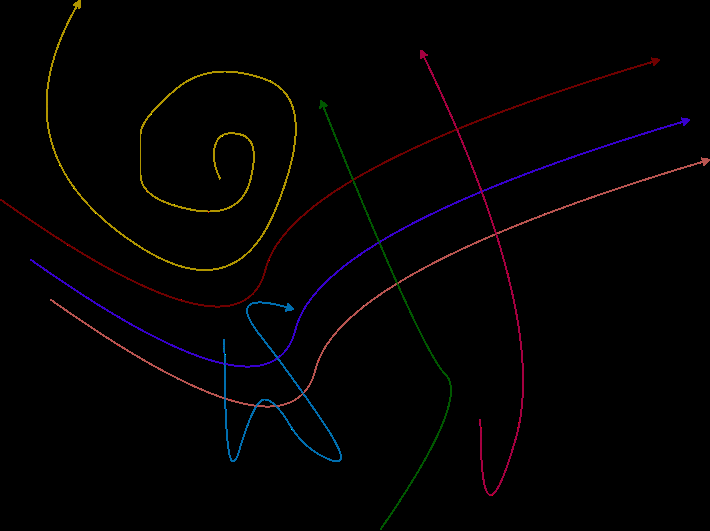
#> input picture path_extraction/data/image78.png, 710 x 531 px
$ python -i curve_extraction_utils_copy_backup.py   (imports and definitions only)
#> lines starting #> are read from the running program, lines starting #| are printed output that depends on the picture; after the words box and inside, x2 and y2 are one past the last pixel; in counts of white or black regions, pixels touching at a corner belong together
import cv2
import numpy as np
import math
import matplotlib.pyplot as plt


def extract_curve_from_mask(image: cv2.typing.MatLike):
    # Convert the image to grayscale
    bgr = cv2.cvtColor(image, cv2.COLOR_RGB2BGR)
#> bgr is the input picture: shape (531, 710, 3); mean B, G, R 1.8, 1.7, 2.9
    gray = cv2.cvtColor(bgr, cv2.COLOR_BGR2GRAY)
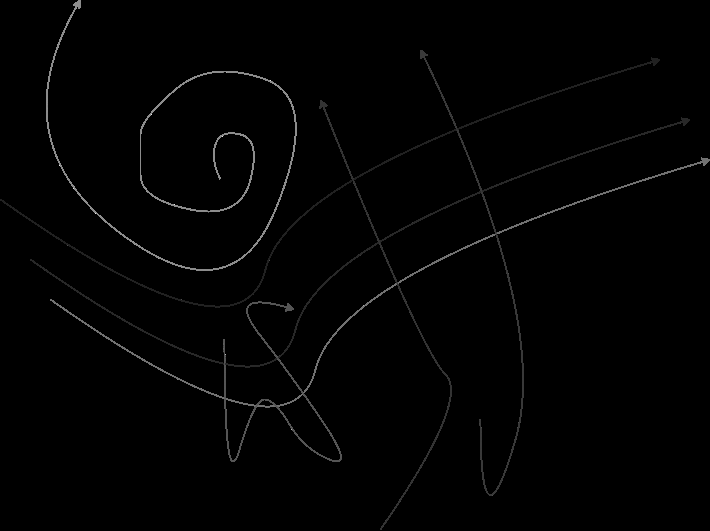
#> gray: shape (531, 710); min 0, max 226, mean 2.1

    # Ensure the image is binary
    _, binary_image = cv2.threshold(gray, 0, 255, cv2.THRESH_BINARY)
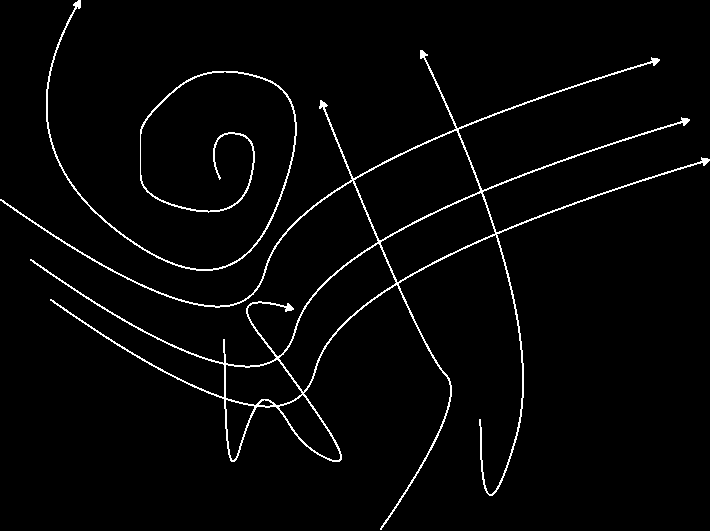
#> binary_image: shape (531, 710); 2.6% white in thin lines or dots

    # Find contours in the skeletonized image
    contours, _ = cv2.findContours(binary_image, cv2.RETR_TREE, cv2.CHAIN_APPROX_NONE)
#> contours = 9 contours; largest, box (x1, y1, x2, y2) and area: (0, 50, 710, 530) 28000, (353, 130, 481, 241) 7534, (278, 243, 397, 393) 5940, (380, 192, 496, 283) 4868, (225, 359, 303, 406) 2530
    # draw contours with color blue and thickness 5
    cv2.drawContours(bgr, contours, -1, (255, 255, 0), 2)
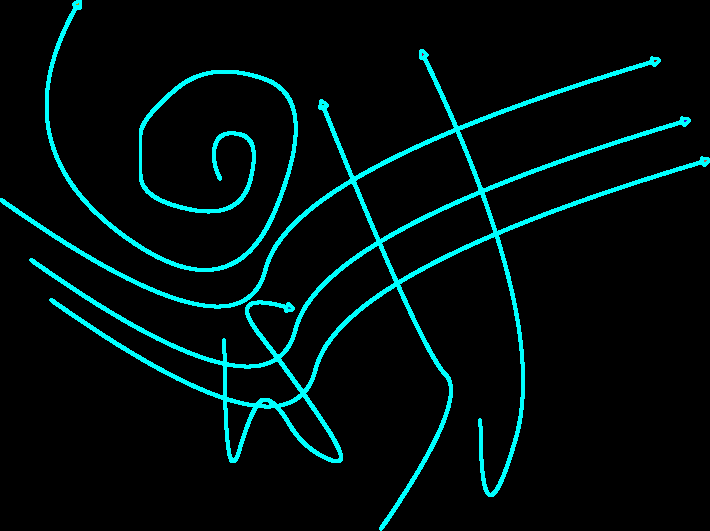
#> bgr: shape (531, 710, 3); 5.94% of pixels changed, all inside (x1, y1, x2, y2) = (0, 0, 710, 531)
    cv2.imshow("contours", bgr)
    cv2.waitKey(0)

    paths = []
    for contour in contours:
        # Reshape the contour to a list of (x, y) points
        contour_points = contour.reshape(-1, 2)
        #print("contour_points", contour_points)

        # If the contour is a loop, break the loop to form a line-like structure
        # We assume the endpoints are the points with maximum distance from each other
        distances = np.linalg.norm(contour_points - contour_points[:, None], axis=2)
        start_idx, end_idx = np.unravel_index(distances.argmax(), distances.shape)
        print("start_idx, end_idx", start_idx, end_idx)
        if start_idx > end_idx:
            contour_points = contour_points[start_idx:end_idx:-1]
        else:
            contour_points = contour_points[start_idx : end_idx + 1]

        paths.append(contour_points)
#> this loop made 9 passes
#> (start_idx, end_idx) on passes 1 to 9: (732, 4253), (10, 25), (1, 83), (65, 136), (36, 145), (2, 163), (1, 140), (3, 164), (0, 356)
#| start_idx, end_idx 732 4253
#| start_idx, end_idx 10 25
#| start_idx, end_idx 1 83
#| start_idx, end_idx 65 136
#| start_idx, end_idx 36 145
#| start_idx, end_idx 2 163
#| start_idx, end_idx 1 140
#| start_idx, end_idx 3 164
#> (further printed lines are left out)
#> pass 1, in extract_curve_from_mask, `distances = np.linalg.norm(contour_points - contour_points[:, None], a..`:
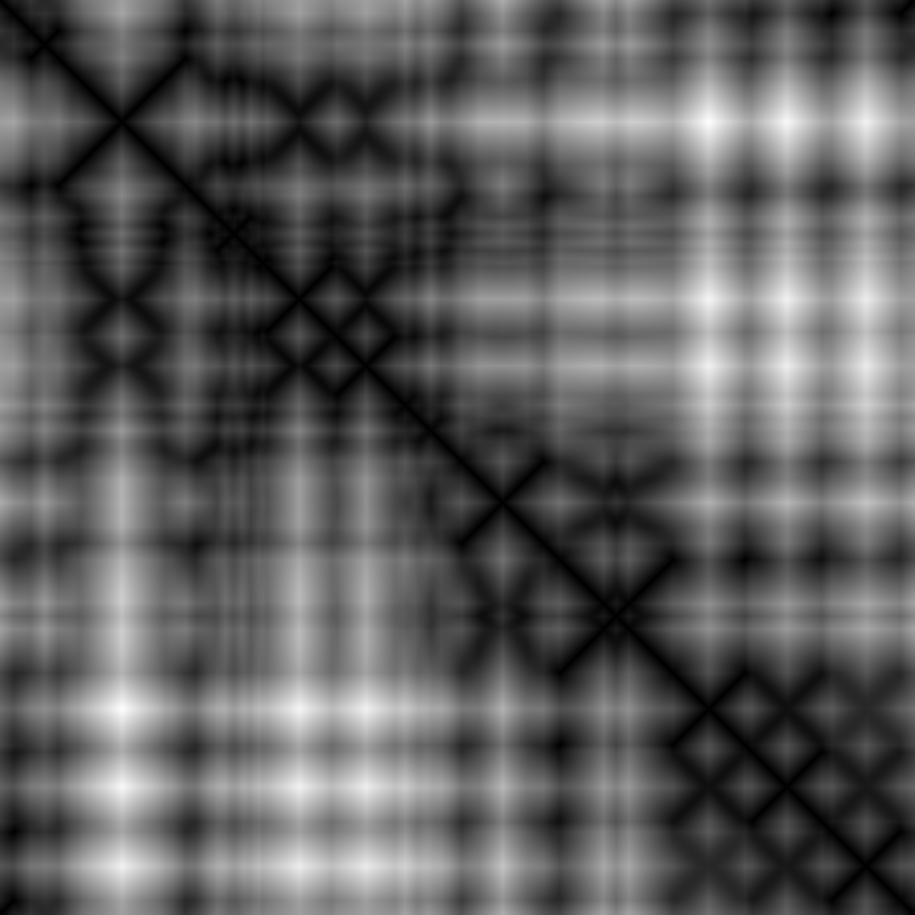
#> distances: shape (5485, 5485) float64 (shown at 1/6 size); min 0, max 710.2, mean 260.7; drawn with min black and max white
#> pass 3, in extract_curve_from_mask, `distances = np.linalg.norm(contour_points - contour_points[:, None], a..`:
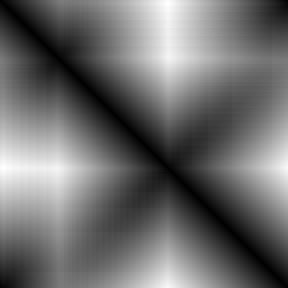
#> distances: shape (144, 144) float64 (shown 2 times larger); min 0, max 61.4, mean 26.2; drawn with min black and max white
#> after the loop, paths = 9 items

    # draw each line in different color and thickness 2
    # 8 colors
    colors = [(100, 200, 255), (0, 255, 0), (255, 0, 0), (255, 255, 0), (0, 255, 255), (255, 0, 255), (255, 255, 255), (0, 0, 0)]

    # draw the lines in different colors above
    for i, path in enumerate(paths):
        print("drawing line with path len", len(path))
        for j in range(len(path) - 1):
            cv2.line(bgr, tuple(path[j]), tuple(path[j+1]), colors[i % len(colors)], 2)

        # draw a circle at the start and end of the path
        cv2.circle(bgr, tuple(path[0]), 5, (0, 255, 255), -1)
        cv2.circle(bgr, tuple(path[-1]), 5, (0, 255, 255), -1)
#> this loop made 9 passes
#| drawing line with path len 3522
#| drawing line with path len 16
#| drawing line with path len 83
#| drawing line with path len 72
#| drawing line with path len 110
#| drawing line with path len 162
#| drawing line with path len 140
#| drawing line with path len 162
#> (further printed lines are left out)
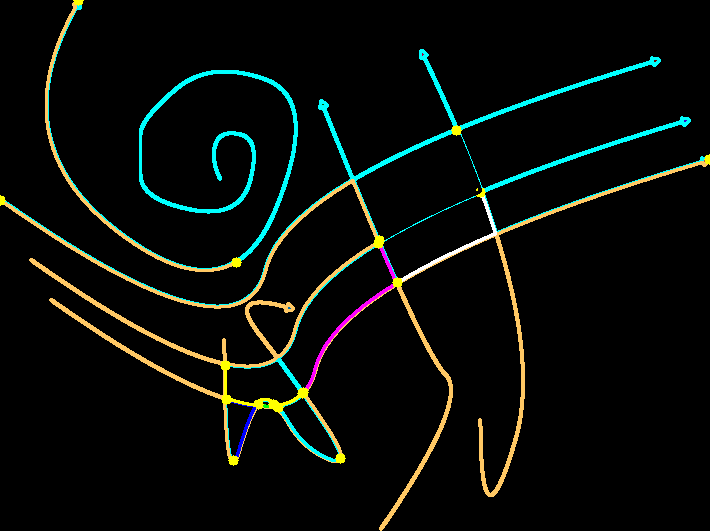
#> bgr: shape (531, 710, 3); 3.75% of pixels changed, all inside (x1, y1, x2, y2) = (0, 0, 710, 531)

    # # plot the paths in the same image
    # for path in paths:
    #     for i in range(len(path) - 1):
    #         cv2.line(bgr, tuple(path[i]), tuple(path[i+1]), (0, 0, 255), 2)

    cv2.imshow("paths", bgr)
    cv2.waitKey(0)

    def get_distance(path1, path2):
        return np.linalg.norm(path1 - path2)

    # # Sort the paths based on the distance between the end of one path and the start of the next
    # do this for all paths, they can be in any order
    print("total paths", len(paths))
#| total paths 9

    # write all paths to a file (dynamically named)
    f = open("current_points.txt", "w")
    for path in paths:
        f.write("\n === path start ==== \n")

        # write first 5 points and last 5 points
        for i, point in enumerate(path):
            if i < 5 or i > len(path) - 6:
                x, y = point
                f.write(f"[{x}, {y}]\n")

    final_path = paths[0]
#> final_path = 3522 pairs, first value 0 to 709, second value 159 to 529
    paths.pop(0)
    threshold = 15
    consecquent_errors = 0
    while len(paths) > 0:
        for i, path in enumerate(paths):
            # if len(path) <= 10:
            #     paths.pop(i)
            #     continue
            start_to_end = get_distance(final_path[0], path[-1])
            end_to_start = get_distance(final_path[-1], path[0])
            start_to_start = get_distance(final_path[0], path[0])
            end_to_end = get_distance(final_path[-1], path[-1])
            print("trying to merge contour", i)
            print("start to end and (start, end)", start_to_end, final_path[0], path[-1])
            print("end to start and (end, start)", end_to_start, final_path[-1], path[0])
            print("start to start and (start, start)", start_to_start, final_path[0], path[0])
            print("end to end and (end, end)", end_to_end, final_path[-1], path[-1])

            if start_to_end < threshold:
                print("start to end", start_to_end)
                final_path = np.concatenate((path, final_path))
                paths.pop(i)
                consecquent_errors = 0
                break
            elif end_to_start < threshold:
                print("end to start", end_to_start)
                final_path = np.concatenate((final_path, path))
                paths.pop(i)
                consecquent_errors = 0
                break
            elif start_to_start < threshold:
                print("start to start", start_to_start)
                final_path = np.concatenate((path[::-1], final_path))
                paths.pop(i)
                consecquent_errors = 0
                break
            elif end_to_end < threshold:
                print("end to end", end_to_end)
                final_path = np.concatenate((final_path, path[::-1]))
                paths.pop(i)
                consecquent_errors = 0
                break
            else:
                print("No match found")
                consecquent_errors += 1
                threshold += 10

            if consecquent_errors > 15:
                print("consecquent_errors", consecquent_errors)
                print("Could not find a match for the path")
                exit(1)


            # see if any of these lines are over another, for example, when the path is reversing
            # there can be chances that one path/line is over another
            # identify such cases and try to merge them
            # if there are no matches, but the path is over another path, then try to merge them

            for j in range(len(final_path) - 1):
                cv2.line(bgr, tuple(final_path[j]), tuple(final_path[j+1]), (255, 255, 255), 2)

            # draw a circle at the start and end of the final path
            cv2.circle(bgr, tuple(final_path[0]), 5, (0, 0, 255), -1)
            cv2.circle(bgr, tuple(final_path[-1]), 5, (0, 0, 255), -1)

            cv2.imshow("new path - ", bgr)
            cv2.waitKey(0)
#> this loop made 8 passes
#> (start_to_end, end_to_start, start_to_start, end_to_end, threshold) on passes 1 to 8: (328.9, 500.1, 340.8, 513.3, 25), (349.1, 539.3, 301.1, 563.2, 35), (346.6, 474.9, 426.8, 497.3, 45), (279, 469.5, 358.4, 526, 55), (358.7, 341.5, 380.4, 468.1, 65), (405.4, 231.4, 480.1, 335.4, 75), (381.1, 254.7, 461.3, 339.8, 85), (244, 650.7, 214.7, 484.1, 95)
#> (printed output is left out)
#> pass 1, in extract_curve_from_mask, `cv2.imshow("new path - ", bgr)`:
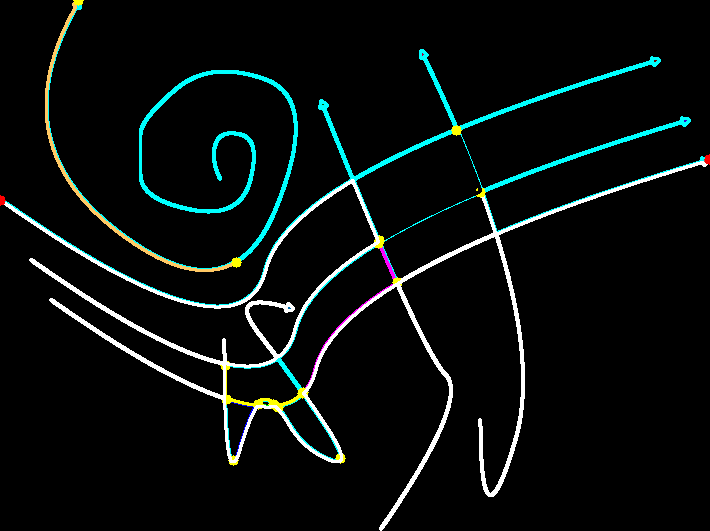
#> window 'new path - ': shape (531, 710, 3); mean B, G, R 13.7, 14.5, 9.2
#> after the loop, paths = 8 items; threshold = 95

        if consecquent_errors == 0:
            threshold = 15


    # [7 lines of commented-out code are left out]
    return final_path

>>> import cv2
>>> picture = cv2.cvtColor(cv2.imread('data/image78.png'), cv2.COLOR_BGR2RGB)
>>> result = extract_curve_from_mask(picture)

$ run again, on path_extraction/data/test2.png
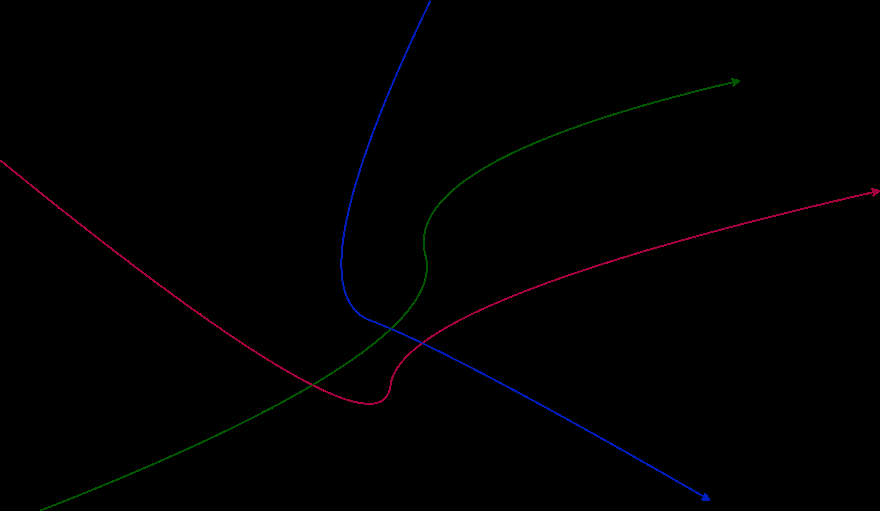
#> input picture path_extraction/data/test2.png, 880 x 511 px
#> in extract_curve_from_mask, bgr is the input picture: shape (511, 880, 3); mean B, G, R 0.9, 0.4, 0.7
#> binary_image: shape (511, 880); 1.2% white in thin lines or dots
#> contours = 2 contours; box (x1, y1, x2, y2) and area: (0, 0, 880, 511) 6484, (314, 329, 421, 404) 3561
#> the loop in extract_curve_from_mask, `for contour in contours:` made 2 passes
#> (start_idx, end_idx) on passes 1 to 2: (1316, 2759), (30, 156)
#> (printed output is left out)
#> after the loop in extract_curve_from_mask, `for contour in contours:`: paths = 2 items
#> the loop in extract_curve_from_mask, `for i, path in enumerate(paths):` made 2 passes
#| drawing line with path len 1444
#| drawing line with path len 127
#> after the loop in extract_curve_from_mask, `for i, path in enumerate(paths):`:
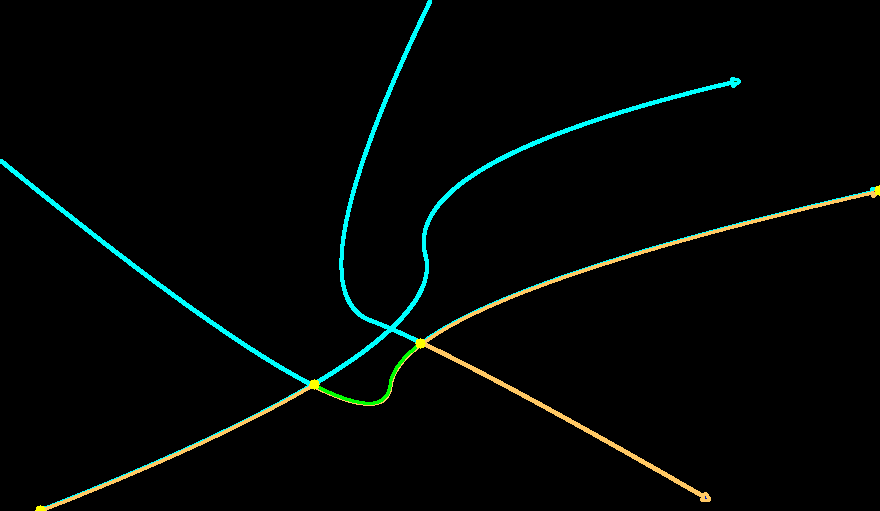
#> bgr: shape (511, 880, 3); mean B, G, R 5, 6.4, 2.6
#| total paths 2
#> the loop in extract_curve_from_mask, `for path in paths:` made 2 passes
#> final_path = 1444 pairs, first value 40 to 879, second value 190 to 510
#> the loop in extract_curve_from_mask, `for i, path in enumerate(paths):` made 1 pass
#> (start_to_end, end_to_start, start_to_start, end_to_end, consecquent_errors, threshold) on pass 1: (301.6, 483.8, 415.1, 597.4, 1, 25)
#> (printed output is left out)
#> pass 1, in extract_curve_from_mask, `cv2.imshow("new path - ", bgr)`:
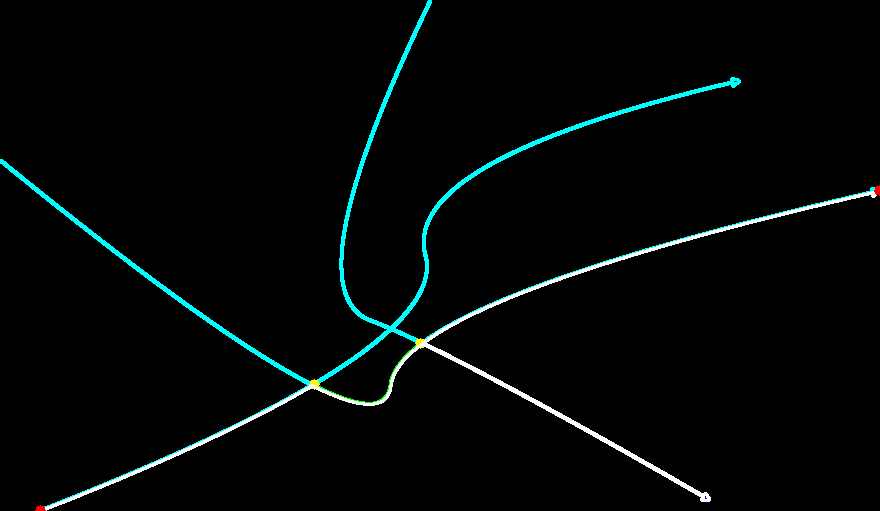
#> window 'new path - ': shape (511, 880, 3); mean B, G, R 6.7, 6.8, 2.8
#> after the loop in extract_curve_from_mask, `for i, path in enumerate(paths):`: paths = 1 item; threshold = 25

$ run again, on path_extraction/data/test3.png
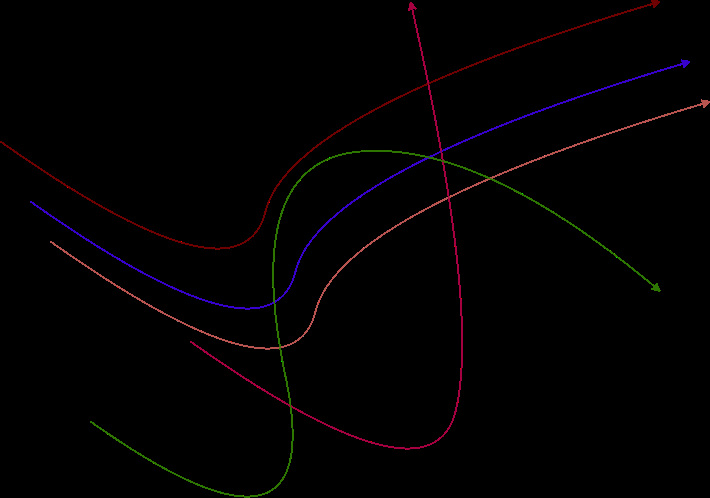
#> input picture path_extraction/data/test3.png, 710 x 498 px
#> in extract_curve_from_mask, bgr is the input picture: shape (498, 710, 3); mean B, G, R 1.5, 1, 2.4
#> binary_image: shape (498, 710); 2.2% white in thin lines or dots
#> contours = 7 contours, 1 with area under 20; largest, box (x1, y1, x2, y2) and area: (0, 0, 710, 498) 52362, (280, 198, 462, 449) 30588, (274, 158, 449, 347) 9374, (273, 151, 426, 301) 7228, (443, 162, 488, 197) 758, (432, 152, 442, 160) 42
#> the loop in extract_curve_from_mask, `for contour in contours:` made 7 passes
#> (contour, start_idx, end_idx) on pass 4: ([[440, 159], [441, 158], [442, 159], [441, 160]], 0, 2)
#> (printed output is left out)
#> after the loop in extract_curve_from_mask, `for contour in contours:`: paths = 7 items
#> the loop in extract_curve_from_mask, `for i, path in enumerate(paths):` made 7 passes
#> path on pass 4: [[440, 159], [441, 158], [442, 159]]
#> (printed output is left out)
#> after the loop in extract_curve_from_mask, `for i, path in enumerate(paths):`:
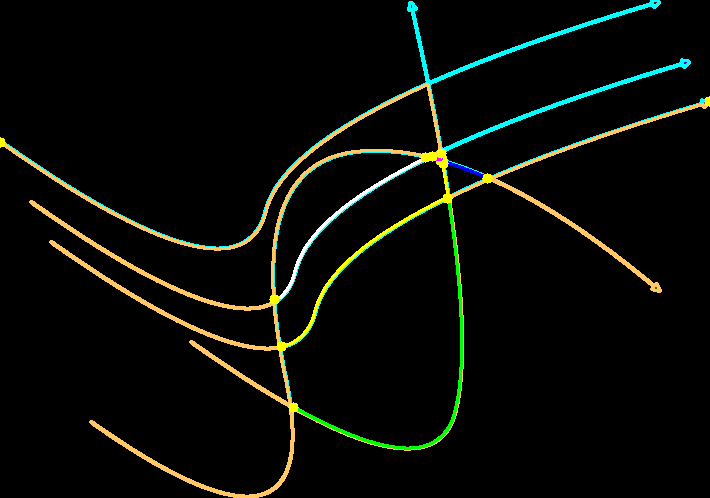
#> bgr: shape (498, 710, 3); mean B, G, R 6.7, 11.5, 8.8
#| total paths 7
#> the loop in extract_curve_from_mask, `for path in paths:` made 7 passes
#> final_path = 3559 pairs, first value 0 to 709, second value 84 to 497
#> the loop in extract_curve_from_mask, `for i, path in enumerate(paths):` made 6 passes
#> (path, start_to_end, end_to_start, start_to_start, end_to_end, threshold) on pass 3: ([[440, 159], [441, 158], [442, 159]], 442.3, 275.2, 440.3, 273.2, 45)
#> (printed output is left out)
#> pass 1, in extract_curve_from_mask, `cv2.imshow("new path - ", bgr)`:
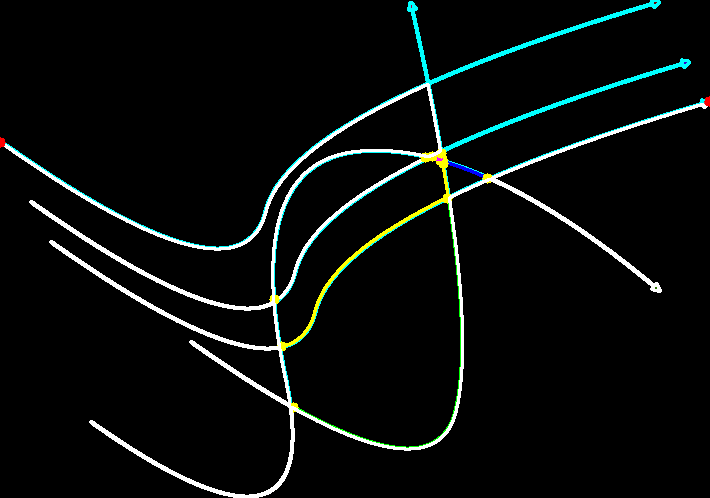
#> window 'new path - ': shape (498, 710, 3); mean B, G, R 11.8, 13, 9.5
#> after the loop in extract_curve_from_mask, `for i, path in enumerate(paths):`: paths = 6 items; threshold = 75
